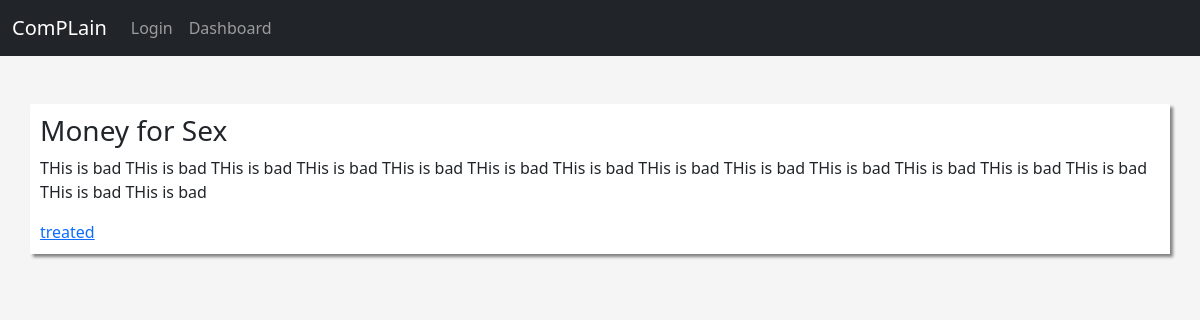
Screenshot of /detail/13/ (signed in) with the database file from the repository.
### complain/models.py (models this page shows, shortened)
class Complain(models.Model):
    title = models.CharField(max_length=40, choices=title_choice)
    body = models.TextField()
    date_added = models.DateTimeField(auto_now_add=True)
    person = models.CharField(max_length=25,
        choices=PERSON_CHOICES, default='Student')
    treated = models.BooleanField(default=False)
    class Meta:
        ordering = ['-date_added',]

### complain/views.py (the view)
# urls.py: path('detail/<int:pk>/', DetailPageView.as_view(), name='detail'),
class DetailPageView(LoginRequiredMixin, DetailView):
    model = Complain
    template_name = 'detail.html'

### complain/templates/detail.html
{% extends 'base.html' %}
{% load static %}
{% block content %}
    <h3>{{ complain.title }}</h3>
    <p>{{ complain.body }}</p>
    <a type="button" href="{% url 'list' %}" {{complain.treated}}> treated</a>
{% endblock content %}

### complain/static/css/base.css (style rules this page uses)
body { background-color: #f5f5f5; }

### rows the page displays
Complain: title "Money for Sex", body "THis is bad THis is bad THis is bad THis is bad THis is bad THis is bad THis is bad THis is bad THis is bad THis is bad THis is bad THis is bad THis is bad THis is bad THis is bad"
